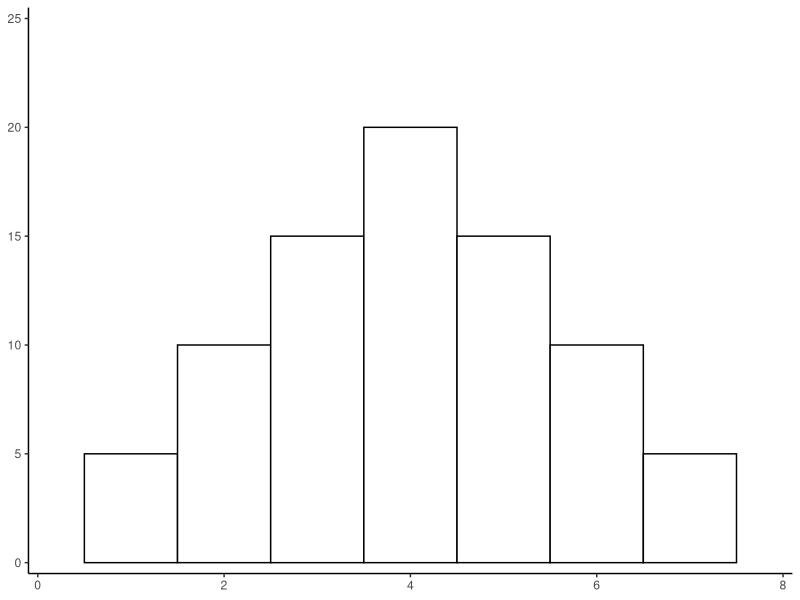
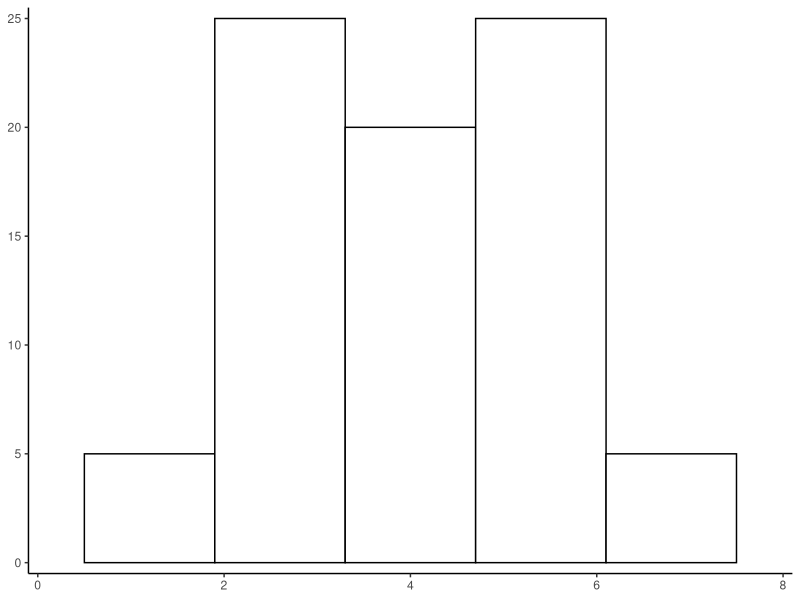

Recreate these plots in R, in order. (Note: this script raises an error after producing the figures.)
library(ggplot2)
library(gridExtra) #arrangeGrob()

this_base <- "fig04-07_avoid-misleading-histograms"

my_data <- data.frame(
  value = c(1, 1, 1, 1, 1, 2, 2, 2, 2, 2, 
            2, 2, 2, 2, 2, 3, 3, 3, 3, 3,
            3, 3, 3, 3, 3, 3, 3, 3, 3, 3,
            4, 4, 4, 4, 4, 4, 4, 4, 4, 4,
            4, 4, 4, 4, 4, 4, 4, 4, 4, 4,
            5, 5, 5, 5, 5, 5, 5, 5, 5, 5,
            5, 5, 5, 5, 5, 6, 6, 6, 6, 6,
            6, 6, 6, 6, 6, 7, 7, 7, 7, 7)
)

p1 <- ggplot(my_data, aes(x = value)) + 
  geom_histogram(binwidth = 1, fill = 'white', colour = 'black', origin = 0.5) +
  scale_x_continuous(breaks = seq(0, 8, 2), limits = c(0, 8), 
                     expand = c(0, 0.1)) +
  scale_y_continuous(breaks = seq(0, 25, 5), limits = c(0, 25), 
                     expand = c(0, 0.5)) +
  theme_classic() +
  theme(axis.title = element_blank())


p2 <- ggplot(my_data, aes(x = value)) + 
  geom_histogram(binwidth = 1.4, fill = 'white', colour = 'black', 
                 origin = 0.5) + 
  scale_x_continuous(breaks = seq(0,8,2), limits = c(0, 8), 
                     expand = c(0, 0.1)) +
  scale_y_continuous(breaks = seq(0, 25, 5), limits = c(0, 25), 
                     expand = c(0, 0.5)) +
  theme_classic() +
  theme(axis.title = element_blank()) 


# arrange plots together 
p3 <- arrangeGrob(p1, p2, nrow = 2,
                  main = textGrob("Fig. 4.7 Avoid Misleading Histograms", 
                                  just = "top", gp = gpar(fontface = "bold")))

p3

ggsave(paste0(this_base, ".png"), 
       p3, width = 4, height = 6)

## pedantic: missing gap between axis at origin
